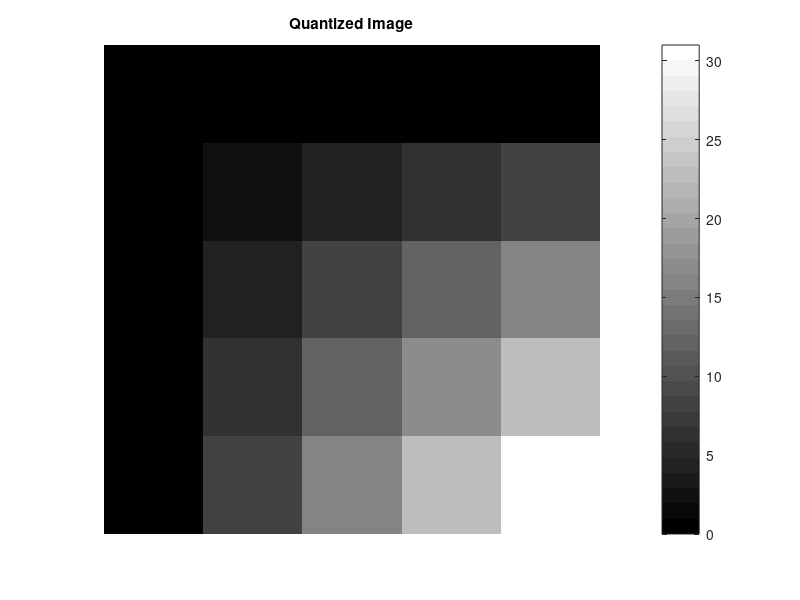

Recreate this plot in MATLAB.
% Define the resolution of the discrete image
num_pixels = 5;
% Define the number of gray levels
num_gray_levels = 32;

% Create a meshgrid for the x and y values
[x, y] = meshgrid(linspace(0, 1, num_pixels), linspace(1, 0, num_pixels));

% Calculate the intensity values for each pixel using the given function
intensity = x .* (1 - y);

% Quantize the intensity values to 32 gray levels
quantized_intensity = round(intensity * (num_gray_levels - 1));

disp(quantized_intensity);

% Create a colormap for the 32 gray levels
colormap(gray(num_gray_levels));

% Display the discrete image
imagesc(quantized_intensity);
axis off;
title('Quantized Image');
colorbar;
